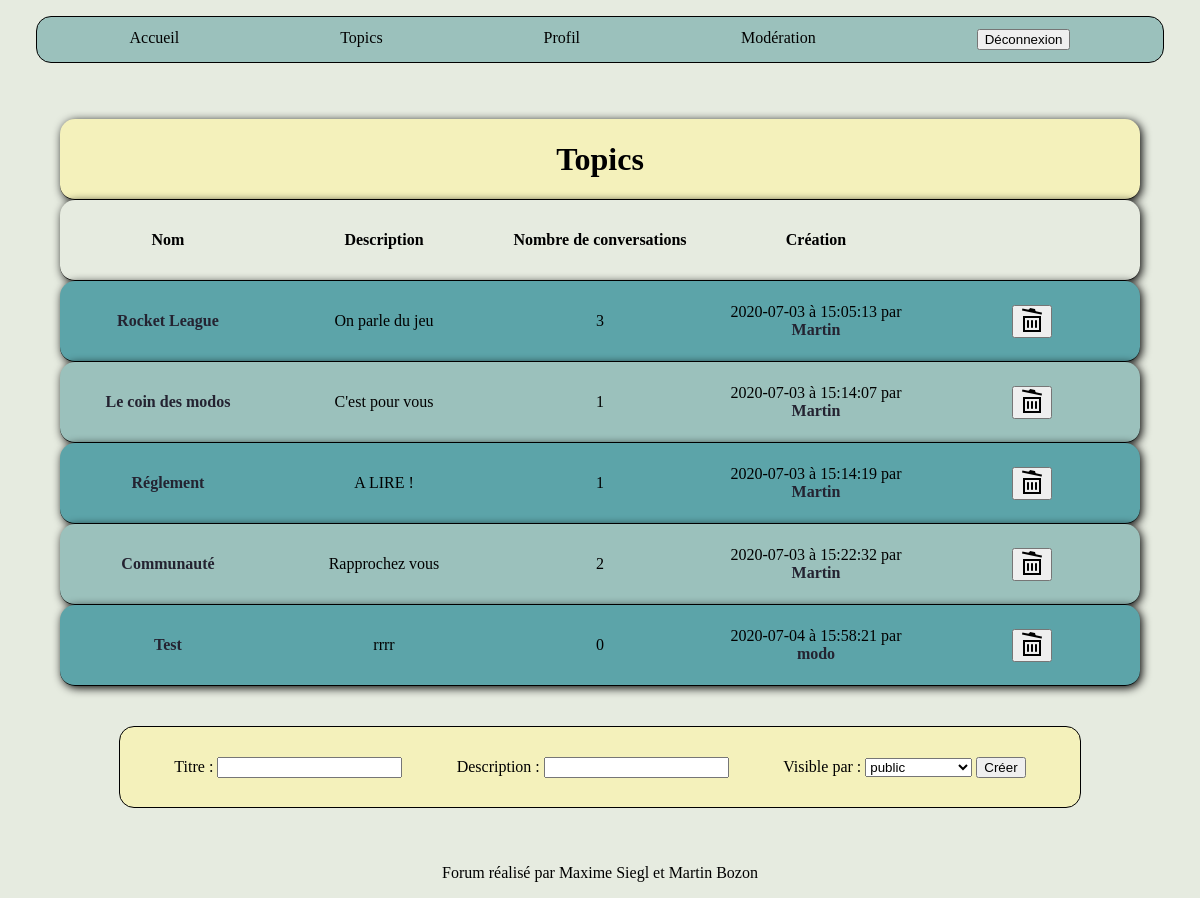
Screenshot of /topic.php (signed in) with the database file from the repository.
### tables this page shows
CREATE TABLE IF NOT EXISTS `topics` (
  `id` int(11) NOT NULL AUTO_INCREMENT,
  `id_utilisateur` int(11) NOT NULL,
  `titre` varchar(140) NOT NULL,
  `description` varchar(255) NOT NULL,
  `id_confidentialite` int(11) NOT NULL,
  `date` datetime NOT NULL DEFAULT current_timestamp(),
  PRIMARY KEY (`id`)
);

CREATE TABLE IF NOT EXISTS `utilisateurs` (
  `id` int(11) NOT NULL AUTO_INCREMENT,
  `login` varchar(80) NOT NULL,
  `mdp` varchar(80) NOT NULL,
  `nom` varchar(255) NOT NULL,
  `prenom` varchar(255) NOT NULL,
  `mail` varchar(255) NOT NULL,
  `avatar` varchar(255) DEFAULT 'img/avatar/avatarfilm.png',
  `id_confidentialite` int(11) NOT NULL DEFAULT 2,
  PRIMARY KEY (`id`)
);

### include/php_topic.php (called while the page is built, shortened)
<?php
    require_once 'fonctions/fonction_global.php';
    require_once 'fonctions/fonction_topic.php';
    $connexionbdd = connexionbdd();
    $requete_rang = "SELECT * FROM confidentialite";
    $query_rang = mysqli_query($connexionbdd, $requete_rang);
            if(isset($_SESSION["id_confidentialite"]) && ($_SESSION["id_confidentialite"]==3 || $_SESSION["id_confidentialite"]==4))
                {
                    $requete_topic = "SELECT * FROM utilisateurs INNER JOIN topics ON topics.id_utilisateur=utilisateurs.id";
                }
    $query_topic = mysqli_query($connexionbdd, $requete_topic);
    $topics= mysqli_fetch_all($query_topic, MYSQLI_ASSOC);
?>

### topic.php (the view, shortened to what this page needs)
<?php
    include 'include/php_topic.php';
?>
<!DOCTYPE html>
<html>
<head>
    <link rel="stylesheet" href="css/style.css"/>
</head>
<body>
    <header>
        <?php include 'include/header.php';?>
    </header>
    <main id="topic">
        <table class="table_tc">
            <thead>
                <tr>
                    <th><h1>Topics</h1></th>
                </tr>
                <tr class="titre_table">
                    <th>Nom</th>
                    <th>Description</th>
                    <th>Nombre de conversations</th>
                    <th>Création</th>
                    <?php if(isset($_SESSION["id_confidentialite"]) && $_SESSION["id_confidentialite"]==4)
                                    {
                                        ?>
                                        <th></th>
                                        <?php
                                    }
                                ?>
                </tr>
            </thead>
            <tbody>
                <?php
                    foreach($topics as $nbtopic => $info_topic)
                        {
                            ?>
                            <tr>
                                <td><a href="conversation.php?id_topic=<?php echo $info_topic["id"];?>"><?php echo $info_topic["titre"];?></a></td>
                                <td><?php echo $info_topic["description"];?></td>
                                <?php count_conv($info_topic);?>
                                <td><?php date_topic($info_topic);?> par  <a href="membre.php?id_posteur=<?php echo $info_topic["id_utilisateur"];?>"><?php echo$info_topic["login"];?></a></td>
                                <?php suppressiontopic($info_topic);?>
                            </tr>
                            <?php
                        }
                ?>
            </tbody>
        </table>
        <?php
            form_topic($rang);
                ?>
    </main>
    <?php include 'include/footer.php';?>
</body>
</html>

### fonctions/fonction_topic.php (shortened to what this page needs)
<?php
function count_conv($info_topic)
    {
        $id = $info_topic["id"];
        $connexionbdd = connexionbdd();
        $requete_conv = "SELECT COUNT(id) FROM conversations WHERE id_topic=$id";
        $query_conv = mysqli_query($connexionbdd, $requete_conv);
        $count_conv = mysqli_fetch_all($query_conv, MYSQLI_ASSOC);
        ?>
            <td><?php echo $count_conv[0]["COUNT(id)"];?></td>
        <?php
        return $count_conv;
    }
function date_topic($info_topic)
    {
        $date = explode(" ", $info_topic["date"]);
        $jour = $date[0];
        $heure = $date[1];
        echo $jour . " à " . $heure;
    }
function form_topic($rang)
    {
        if(isset($_SESSION["id_confidentialite"]) && ($_SESSION["id_confidentialite"]==3 || $_SESSION["id_confidentialite"]==4))
                {
                    ?>
                    <form action="topic.php" method="POST" class="form_ajout_tc">
                        <section>
                            <label for="titre">Titre :</label>
                            <input type="text" id="titre" name="titre" required>
                        </section>
                        <section>
                            <label for="description" >Description :</label>
                            <input type="text" id="description" name="description" required>
                        </section>
                        <section>
                            <label for="acces">Visible par :</label>
                            <select name="acces" id="acces" required>
                        </section>
                        <?php
                            foreach($rang as $role => $info_rang)
                                {
                                    ?>
                                    <option value="<?php echo $info_rang["id"];?>"><?php echo $info_rang["rang"];?></option>
                                    <?php
                                }
                        ?>
                        <input type="submit" name="ajout_topic" value="Créer">
                    </form>
                    <?php
                }
    }
function suppressiontopic($info_topic)
    {
        if(isset($_SESSION["id_confidentialite"]) && $_SESSION["id_confidentialite"]==4)
            {
                ?>
                <td><button><a href="include/suppression.php?sup_topic=<?php echo $info_topic["id"];?>" onclick="return confirm('Supprimer : <?=$info_topic['titre'];?> ?')"><img src="image/trash.png" alt="logo poubelle"></a></button></td>
                <?php
            }
    }
?>

### css/style.css (style rules this page uses)
html { margin: 0; height: 100%; background-color: #E6EBE0; }
body { display: flex; flex-direction: column; margin: 0; flex-grow: 1; height: 100%; }
main { display: flex; flex-direction: column; flex-grow: 1; }
input { text-align: center; }
.titre_table { font-weight: bold; }
#topic { display: flex; flex-direction: column; align-items: center; justify-content: space-around; height: auto; }
.table_tc { display: flex; flex-direction: column; border-radius: 15PX; height: auto; width: 90vw; margin-top: 5vh; }
.table_tc a { text-decoration: none; font-weight: bold; color: #242331;; }
.table_tc thead { display: flex; flex-direction: column; width: 100%; height: auto; justify-content: center; align-items: center; }
.table_tc thead tr { display: flex; flex-direction: row; justify-content: space-evenly; align-items: center; width: 100%; height: 10vh; border-bottom: 1px solid black; box-shadow: 2px 2px 10px black; border-radius: 15PX; }
.table_tc th { display: flex; flex-direction: column; align-items: center; justify-content: center; flex-grow: 1; width: 60vw; }
.table_tc tbody tr { display: flex; flex-direction: row; justify-content: space-evenly; width: 100%; height: 10vh; border-bottom: 1px solid black; box-shadow: 2px 2px 10px black; border-radius: 15PX; }
.table_tc tbody tr:nth-child(odd) { background-color: #5CA4A9; }
.table_tc tbody tr:nth-child(even) { background-color: #9BC1BC; }
.table_tc thead tr:first-child { background-color: #F4F1BB; }
.table_tc thead tr:last-child { background-color: #E6EBE0; }
.table_tc td { display: flex; flex-direction: column; align-items: center; justify-content: center; flex-grow: 1; width: 60vw; }
.form_ajout_tc { display: flex; flex-direction: row; justify-content: space-evenly; align-items: center; width: 80%; height: 10vh; margin-top: 5vh; margin-bottom: 5vh; border: 1px solid black; border-radius: 15px; background-color: #F4F1BB; }

### rows the page displays
topics: titre "Rocket League", description "On parle du jeu", COUNT "3", date "2020-07-03", date "15:05:13", id_utilisateur.login "Martin"
topics: titre "Le coin des modos", description "C'est pour vous", COUNT "1", date "2020-07-03", date "15:14:07", id_utilisateur.login "Martin"
topics: titre "Réglement", description "A LIRE !", COUNT "1", date "2020-07-03", date "15:14:19", id_utilisateur.login "Martin"
topics: titre "Communauté", description "Rapprochez vous", COUNT "2", date "2020-07-03", date "15:22:32", id_utilisateur.login "Martin"
topics: titre "Test", description "rrrr", COUNT "0", date "2020-07-04", date "15:58:21", id_utilisateur.login "modo"

### other values shown
form field acces "public"
